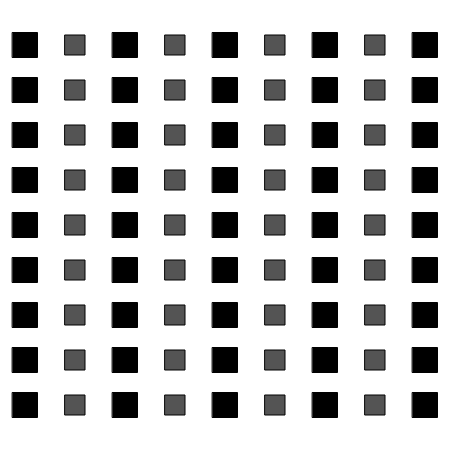
Frame 1 (no input)
Frame 60 (no input): identical to frame 1, image omitted
Frame 120 (the mouse pressed at the canvas centre since frame 60): identical to frame 1, image omitted

The p5.js sketch that drew this single still picture (run headless with seeded random() and noise() and a simulated clock; from frame 60 on, the mouse is pressed at the canvas centre):

// p5.js sketch
// ── sketch.js
// DM2008 — Activity 2b
// (Pattern Making, 40 min)

// DM2008 — Activity 2b
// (Pattern Making, 40 min)

let colorA;
let colorB;

function setup() {
  createCanvas(450, 450);
  rectMode(CENTER);
  noStroke();

  // starting colors: black and grey
  colorA = color(0);
  colorB = color("#545454");
}

function draw() {
  background(255);

  for (let i = 0; i < width; i += 50) {
    let s;
    let currentFill;

    // alternate color and size
    if (i % 100 == 0) {
      currentFill = colorA;
      s = 25;
    } else {
      currentFill = colorB;
      s = 20;
    }

    fill(currentFill);
    stroke(000);

    // draw 9 rows
    for (let j = 1; j < 10; j++) {
      rect(i + 25, (height / 10) * j, s);
    }
  }
}

// key interactions to change both colors
function keyPressed() {
  if (key === "0") {
    colorA = color("#000"); 
    colorB = color("#545454");
  } else if (key === "1") {
    colorA = color("#FF218C");
    colorB = color("#F9D9DE"); 
  } else if (key === "2") {
    colorA = color("#FFD800"); 
    colorB = color("#F6ED8D"); 
  } else if (key === "3") {
    colorA = color("#21B1FF");
    colorB = color("#A7E1E3"); 
  }


    // TODO: change ellipse to rect, triangle, or something else
    // TODO: try varying size instead of color

  // TODO: add one interaction (mouse or key) to change the rule
  // Example: if (mouseIsPressed) { fill(255, 0, 0); }
}
